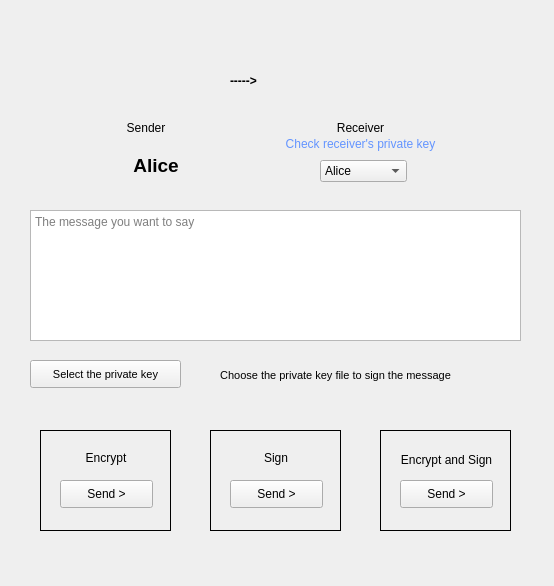
<?xml version="1.0" encoding="UTF-8"?>
<ui version="4.0">
 <class>Form</class>
 <widget class="QWidget" name="Form">
  <property name="geometry">
   <rect>
    <x>0</x>
    <y>0</y>
    <width>554</width>
    <height>586</height>
   </rect>
  </property>
  <property name="windowTitle">
   <string>Form</string>
  </property>
  <widget class="QLabel" name="label">
   <property name="geometry">
    <rect>
     <x>100</x>
     <y>40</y>
     <width>91</width>
     <height>71</height>
    </rect>
   </property>
   <property name="styleSheet">
    <string notr="true">image: url(:/res/1.png);</string>
   </property>
   <property name="frameShape">
    <enum>QFrame::NoFrame</enum>
   </property>
   <property name="text">
    <string/>
   </property>
  </widget>
  <widget class="QLabel" name="label_2">
   <property name="geometry">
    <rect>
     <x>110</x>
     <y>120</y>
     <width>72</width>
     <height>15</height>
    </rect>
   </property>
   <property name="text">
    <string>Sender</string>
   </property>
   <property name="alignment">
    <set>Qt::AlignCenter</set>
   </property>
  </widget>
  <widget class="QLabel" name="label_3">
   <property name="geometry">
    <rect>
     <x>230</x>
     <y>60</y>
     <width>51</width>
     <height>41</height>
    </rect>
   </property>
   <property name="font">
    <font>
     <weight>75</weight>
     <bold>true</bold>
    </font>
   </property>
   <property name="text">
    <string>-----&gt;</string>
   </property>
  </widget>
  <widget class="QLabel" name="label_4">
   <property name="geometry">
    <rect>
     <x>320</x>
     <y>40</y>
     <width>71</width>
     <height>71</height>
    </rect>
   </property>
   <property name="styleSheet">
    <string notr="true">image: url(:/res/2.png);</string>
   </property>
   <property name="frameShape">
    <enum>QFrame::NoFrame</enum>
   </property>
   <property name="text">
    <string/>
   </property>
  </widget>
  <widget class="QLabel" name="label_5">
   <property name="geometry">
    <rect>
     <x>330</x>
     <y>120</y>
     <width>61</width>
     <height>16</height>
    </rect>
   </property>
   <property name="text">
    <string>Receiver</string>
   </property>
   <property name="alignment">
    <set>Qt::AlignCenter</set>
   </property>
  </widget>
  <widget class="QLabel" name="label_6">
   <property name="geometry">
    <rect>
     <x>120</x>
     <y>150</y>
     <width>72</width>
     <height>31</height>
    </rect>
   </property>
   <property name="font">
    <font>
     <pointsize>14</pointsize>
     <weight>75</weight>
     <bold>true</bold>
    </font>
   </property>
   <property name="text">
    <string>Alice</string>
   </property>
   <property name="alignment">
    <set>Qt::AlignCenter</set>
   </property>
  </widget>
  <widget class="QPushButton" name="pushButton">
   <property name="geometry">
    <rect>
     <x>250</x>
     <y>130</y>
     <width>221</width>
     <height>28</height>
    </rect>
   </property>
   <property name="styleSheet">
    <string notr="true">color: rgb(99, 148, 255);</string>
   </property>
   <property name="text">
    <string>Check receiver's private key</string>
   </property>
   <property name="flat">
    <bool>true</bool>
   </property>
  </widget>
  <widget class="QComboBox" name="comboBox">
   <property name="geometry">
    <rect>
     <x>320</x>
     <y>160</y>
     <width>87</width>
     <height>22</height>
    </rect>
   </property>
   <item>
    <property name="text">
     <string>Alice</string>
    </property>
   </item>
   <item>
    <property name="text">
     <string>Bob</string>
    </property>
   </item>
   <item>
    <property name="text">
     <string>Tom</string>
    </property>
   </item>
  </widget>
  <widget class="QTextEdit" name="textEdit">
   <property name="geometry">
    <rect>
     <x>30</x>
     <y>210</y>
     <width>491</width>
     <height>131</height>
    </rect>
   </property>
   <property name="placeholderText">
    <string>The message you want to say</string>
   </property>
  </widget>
  <widget class="QPushButton" name="pushButton_2">
   <property name="geometry">
    <rect>
     <x>30</x>
     <y>360</y>
     <width>151</width>
     <height>28</height>
    </rect>
   </property>
   <property name="font">
    <font>
     <pointsize>8</pointsize>
    </font>
   </property>
   <property name="text">
    <string>Select the private key</string>
   </property>
   <property name="autoDefault">
    <bool>false</bool>
   </property>
   <property name="default">
    <bool>false</bool>
   </property>
   <property name="flat">
    <bool>false</bool>
   </property>
  </widget>
  <widget class="QLabel" name="label_7">
   <property name="geometry">
    <rect>
     <x>180</x>
     <y>360</y>
     <width>311</width>
     <height>31</height>
    </rect>
   </property>
   <property name="font">
    <font>
     <pointsize>8</pointsize>
    </font>
   </property>
   <property name="text">
    <string>Choose the private key file to sign the message</string>
   </property>
   <property name="alignment">
    <set>Qt::AlignCenter</set>
   </property>
  </widget>
  <widget class="QLabel" name="label_8">
   <property name="geometry">
    <rect>
     <x>40</x>
     <y>430</y>
     <width>131</width>
     <height>101</height>
    </rect>
   </property>
   <property name="frameShape">
    <enum>QFrame::Panel</enum>
   </property>
   <property name="text">
    <string/>
   </property>
  </widget>
  <widget class="QLabel" name="label_9">
   <property name="geometry">
    <rect>
     <x>70</x>
     <y>450</y>
     <width>72</width>
     <height>15</height>
    </rect>
   </property>
   <property name="text">
    <string>Encrypt</string>
   </property>
   <property name="alignment">
    <set>Qt::AlignCenter</set>
   </property>
  </widget>
  <widget class="QPushButton" name="pushButton_3">
   <property name="geometry">
    <rect>
     <x>60</x>
     <y>480</y>
     <width>93</width>
     <height>28</height>
    </rect>
   </property>
   <property name="text">
    <string>Send &gt;</string>
   </property>
  </widget>
  <widget class="QLabel" name="label_10">
   <property name="geometry">
    <rect>
     <x>210</x>
     <y>430</y>
     <width>131</width>
     <height>101</height>
    </rect>
   </property>
   <property name="frameShape">
    <enum>QFrame::Panel</enum>
   </property>
   <property name="text">
    <string/>
   </property>
  </widget>
  <widget class="QLabel" name="label_11">
   <property name="geometry">
    <rect>
     <x>380</x>
     <y>430</y>
     <width>131</width>
     <height>101</height>
    </rect>
   </property>
   <property name="frameShape">
    <enum>QFrame::Panel</enum>
   </property>
   <property name="text">
    <string/>
   </property>
  </widget>
  <widget class="QLabel" name="label_12">
   <property name="geometry">
    <rect>
     <x>240</x>
     <y>450</y>
     <width>72</width>
     <height>15</height>
    </rect>
   </property>
   <property name="text">
    <string>Sign</string>
   </property>
   <property name="alignment">
    <set>Qt::AlignCenter</set>
   </property>
  </widget>
  <widget class="QPushButton" name="pushButton_4">
   <property name="geometry">
    <rect>
     <x>230</x>
     <y>480</y>
     <width>93</width>
     <height>28</height>
    </rect>
   </property>
   <property name="text">
    <string>Send &gt;</string>
   </property>
  </widget>
  <widget class="QLabel" name="label_13">
   <property name="geometry">
    <rect>
     <x>391</x>
     <y>450</y>
     <width>111</width>
     <height>20</height>
    </rect>
   </property>
   <property name="text">
    <string>Encrypt and Sign</string>
   </property>
   <property name="alignment">
    <set>Qt::AlignCenter</set>
   </property>
  </widget>
  <widget class="QPushButton" name="pushButton_5">
   <property name="geometry">
    <rect>
     <x>400</x>
     <y>480</y>
     <width>93</width>
     <height>28</height>
    </rect>
   </property>
   <property name="text">
    <string>Send &gt;</string>
   </property>
  </widget>
 </widget>
 <resources>
  <include location="res.qrc"/>
 </resources>
 <connections/>
</ui>
